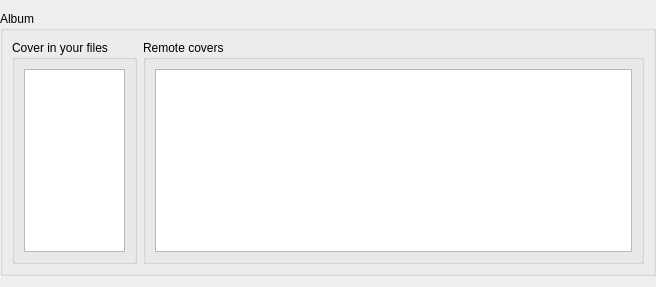
<?xml version="1.0" encoding="UTF-8"?>
<ui version="4.0">
 <class>TemplateCovers</class>
 <widget class="QWidget" name="TemplateCovers">
  <property name="geometry">
   <rect>
    <x>0</x>
    <y>0</y>
    <width>656</width>
    <height>287</height>
   </rect>
  </property>
  <property name="sizePolicy">
   <sizepolicy hsizetype="Expanding" vsizetype="Preferred">
    <horstretch>0</horstretch>
    <verstretch>0</verstretch>
   </sizepolicy>
  </property>
  <property name="windowTitle">
   <string notr="true">Form</string>
  </property>
  <layout class="QHBoxLayout" name="horizontalLayout">
   <property name="spacing">
    <number>0</number>
   </property>
   <property name="leftMargin">
    <number>0</number>
   </property>
   <property name="rightMargin">
    <number>0</number>
   </property>
   <item>
    <widget class="QGroupBox" name="albumCoverGroupBox">
     <property name="title">
      <string notr="true">Album</string>
     </property>
     <property name="flat">
      <bool>true</bool>
     </property>
     <layout class="QHBoxLayout" name="horizontalLayout_2">
      <item>
       <widget class="QGroupBox" name="currentCoverGroupBox">
        <property name="title">
         <string>Cover in your files</string>
        </property>
        <layout class="QHBoxLayout" name="horizontalLayout_4">
         <item>
          <widget class="QListWidget" name="currentCover">
           <property name="sizePolicy">
            <sizepolicy hsizetype="Minimum" vsizetype="Expanding">
             <horstretch>0</horstretch>
             <verstretch>0</verstretch>
            </sizepolicy>
           </property>
           <property name="minimumSize">
            <size>
             <width>100</width>
             <height>100</height>
            </size>
           </property>
           <property name="maximumSize">
            <size>
             <width>512</width>
             <height>512</height>
            </size>
           </property>
           <property name="focusPolicy">
            <enum>Qt::ClickFocus</enum>
           </property>
           <property name="contextMenuPolicy">
            <enum>Qt::NoContextMenu</enum>
           </property>
           <property name="verticalScrollBarPolicy">
            <enum>Qt::ScrollBarAlwaysOff</enum>
           </property>
           <property name="horizontalScrollBarPolicy">
            <enum>Qt::ScrollBarAlwaysOff</enum>
           </property>
           <property name="sizeAdjustPolicy">
            <enum>QAbstractScrollArea::AdjustToContents</enum>
           </property>
           <property name="editTriggers">
            <set>QAbstractItemView::NoEditTriggers</set>
           </property>
           <property name="showDropIndicator" stdset="0">
            <bool>false</bool>
           </property>
           <property name="dragDropMode">
            <enum>QAbstractItemView::NoDragDrop</enum>
           </property>
           <property name="movement">
            <enum>QListView::Static</enum>
           </property>
           <property name="viewMode">
            <enum>QListView::IconMode</enum>
           </property>
          </widget>
         </item>
        </layout>
       </widget>
      </item>
      <item>
       <widget class="QGroupBox" name="remoteCoversGroupBox">
        <property name="title">
         <string>Remote covers</string>
        </property>
        <layout class="QVBoxLayout" name="verticalLayout">
         <item>
          <widget class="QListWidget" name="remoteCovers">
           <property name="minimumSize">
            <size>
             <width>100</width>
             <height>100</height>
            </size>
           </property>
           <property name="focusPolicy">
            <enum>Qt::ClickFocus</enum>
           </property>
           <property name="contextMenuPolicy">
            <enum>Qt::NoContextMenu</enum>
           </property>
           <property name="verticalScrollBarPolicy">
            <enum>Qt::ScrollBarAlwaysOff</enum>
           </property>
           <property name="horizontalScrollBarPolicy">
            <enum>Qt::ScrollBarAsNeeded</enum>
           </property>
           <property name="sizeAdjustPolicy">
            <enum>QAbstractScrollArea::AdjustToContents</enum>
           </property>
           <property name="editTriggers">
            <set>QAbstractItemView::NoEditTriggers</set>
           </property>
           <property name="showDropIndicator" stdset="0">
            <bool>false</bool>
           </property>
           <property name="dragDropMode">
            <enum>QAbstractItemView::NoDragDrop</enum>
           </property>
           <property name="horizontalScrollMode">
            <enum>QAbstractItemView::ScrollPerPixel</enum>
           </property>
           <property name="movement">
            <enum>QListView::Static</enum>
           </property>
           <property name="flow">
            <enum>QListView::TopToBottom</enum>
           </property>
           <property name="resizeMode">
            <enum>QListView::Adjust</enum>
           </property>
           <property name="viewMode">
            <enum>QListView::IconMode</enum>
           </property>
           <property name="uniformItemSizes">
            <bool>true</bool>
           </property>
          </widget>
         </item>
        </layout>
       </widget>
      </item>
     </layout>
    </widget>
   </item>
  </layout>
 </widget>
 <resources/>
 <connections/>
</ui>
